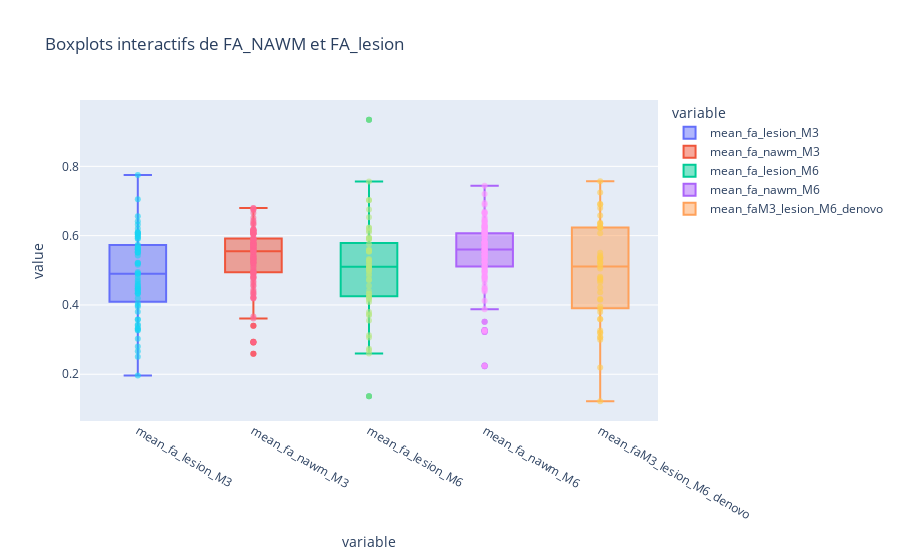
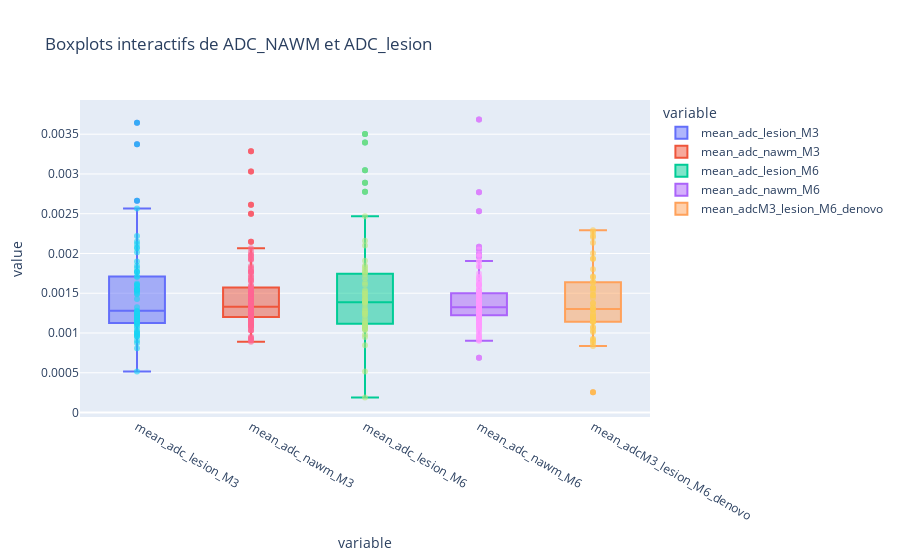

Notebook cell for these charts, in order:
### Code cell
# Graphique FA
#df_M3M6_filtered=df_M3M6_filtered_nonan
df_M3M6_filtered = df_M3M6 

fig_fa = px.box(
    df_M3M6_filtered.melt(id_vars=["Subject"], value_vars=["mean_fa_lesion_M3", "mean_fa_nawm_M3", "mean_fa_lesion_M6", "mean_fa_nawm_M6", "mean_faM3_lesion_M6_denovo"]),
    x="variable",
    y="value",
    color="variable",
    hover_data=["Subject"],
    title="Boxplots interactifs de FA_NAWM et FA_lesion"
)
for variable in ["mean_fa_lesion_M3", "mean_fa_nawm_M3", "mean_fa_lesion_M6", "mean_fa_nawm_M6", "mean_faM3_lesion_M6_denovo"]:
    fig_fa.add_scatter(
        x=[variable]*len(df_M3M6_filtered),
        y=df_M3M6_filtered[variable],
        mode='markers',
        marker=dict(size=6, opacity=0.6),
        name=f'{variable} points',
        text=df_M3M6_filtered['Subject'],
        hovertemplate='Subject=%{text}<br>FA=%{y}<extra></extra>',
        showlegend=False
    )
fig_fa.show()

# Graphique ADC
fig_adc = px.box(
    df_M3M6_filtered.melt(id_vars=["Subject"], value_vars=["mean_adc_lesion_M3", "mean_adc_nawm_M3", "mean_adc_lesion_M6", "mean_adc_nawm_M6", "mean_adcM3_lesion_M6_denovo"]),
    x="variable",
    y="value",
    color="variable",
    hover_data=["Subject"],
    title="Boxplots interactifs de ADC_NAWM et ADC_lesion"
)
for variable in ["mean_adc_lesion_M3", "mean_adc_nawm_M3", "mean_adc_lesion_M6", "mean_adc_nawm_M6", "mean_adcM3_lesion_M6_denovo"]:
    fig_adc.add_scatter(
        x=[variable]*len(df_M3M6_filtered),
        y=df_M3M6_filtered[variable],
        mode='markers',
        marker=dict(size=6, opacity=0.6),
        name=f'{variable} points',
        text=df_M3M6_filtered['Subject'],
        hovertemplate='Subject=%{text}<br>ADC=%{y}<extra></extra>',
        showlegend=False
    )
fig_adc.show()

# Ajouter les descripteurs statistiques pour chaque variable FA
fa_stats = df_M3M6_filtered[["mean_fa_lesion_M3", "mean_fa_nawm_M3", "mean_fa_lesion_M6", "mean_fa_nawm_M6", "mean_faM3_lesion_M6_denovo"]].agg(['min', 'max', 'mean', 'median', 'std','count']).T
print("Descripteurs statistiques FA :")
print(fa_stats.round(4).to_csv(sep='\t', index=True))

# Ajouter les descripteurs statistiques pour chaque variable ADC
adc_stats = df_M3M6_filtered[["mean_adc_lesion_M3", "mean_adc_nawm_M3", "mean_adc_lesion_M6", "mean_adc_nawm_M6", "mean_adcM3_lesion_M6_denovo"]].agg(['min', 'max', 'mean', 'median', 'std','count']).T
print("\nDescripteurs statistiques ADC :")
print(adc_stats.round(4).to_csv(sep='\t', index=True))
